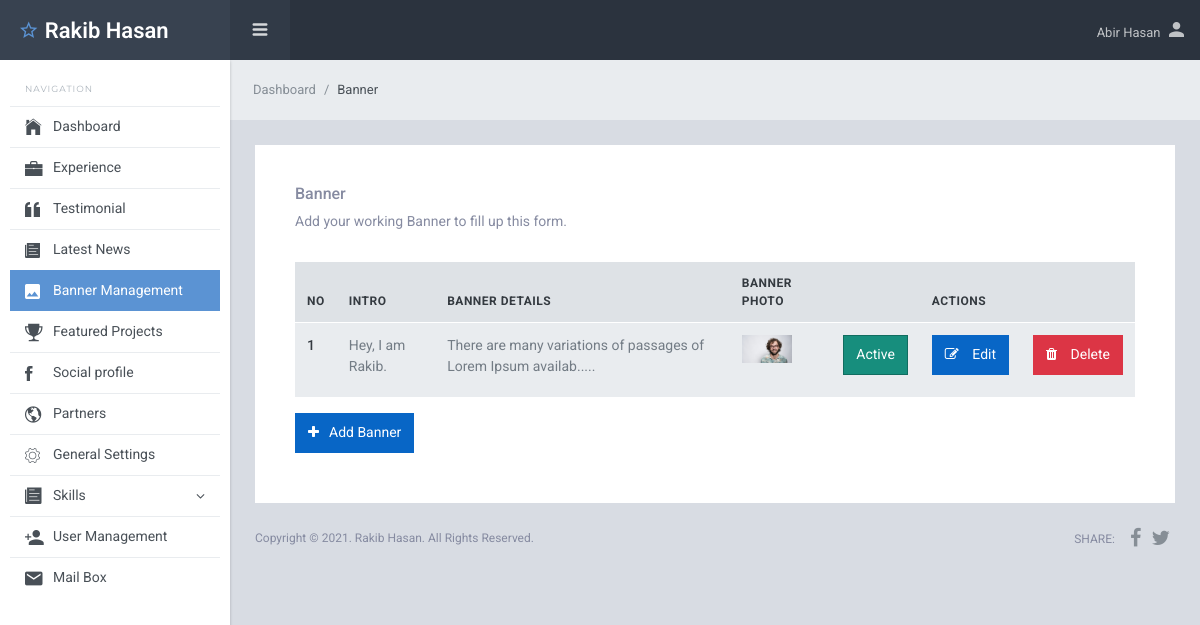
The app's page /admin/banner.php (signed in) with its own data.
### tables this page shows
CREATE TABLE `banner` (
  `id` int(11) NOT NULL,
  `intro` varchar(70) NOT NULL,
  `message` varchar(400) NOT NULL,
  `banner_photo` varchar(150) NOT NULL,
  `status` int(2) NOT NULL DEFAULT 1
);

### admin/inc/functions.inc.php (called while the page is built, shortened)
<?php
function db_connect()
{
    return $con = mysqli_connect("localhost", "root", "", "portfolio");
}
function select_all($table_name, $conditions = "")
{
    $select_query = mysqli_query(db_connect(), "SELECT * FROM $table_name $conditions");
    return $select_query;
}

### admin/banner.php (the view, shortened to what this page needs)
<?php
require_once('top.inc.php');
?>
<div class="sl-mainpanel">
    <nav class="breadcrumb sl-breadcrumb">
        <a class="breadcrumb-item" href="index.php">Dashboard</a>
        <span class="breadcrumb-item active">Banner</span>
    </nav>
    <div class="sl-pagebody">
        <div class="card pd-20 pd-sm-40">
            <h6 class="card-body-intro">Banner</h6>
            <p class="mg-b-20 mg-sm-b-30">Add your working Banner to fill up this form.</p>
            <div class="form-layout">
                <?php
                $row = mysqli_num_rows(select_all("banner", ""));
                if ($row < 1) {
                    echo "<h6 class='text-danger text-center'>* No banner added yet *</h6>";
                } else {
                ?>
                    <table class="table table-hover ">
                        <thead>
                            <tr>
                                <th scope="col">No</th>
                                <th scope="col">intro</th>
                                <th scope="col">banner Details</th>
                                <th scope="col">banner Photo</th>
                                <th width="10%" scope="col"></th>
                                <th width="10%" scope="col">Actions</th>
                                <th width="10%" scope="col"></th>
                            </tr>
                        </thead>
                        <tbody>
                            <?php
                            $i = 0;
                            foreach (select_all("banner", "") as $banner) :
                            ?>
                                <tr>
                                    <th scope="row"><?= ++$i ?></th>
                                    <td><?= $banner['intro'] ?></td>
                                    <td><?= mb_substr($banner['message'], 0, 60) . "....." ?></td>
                                    <td><img src="../img/banner/<?= $banner['banner_photo'] ?>" width="50"> </td>
                                    <td scope="col">
                                        <a class="text-white" href="submit_banner.php?id=<?= $banner['id'] ?>&task=update_status">
                                            <button class="btn <?= ($banner['status'] == 1) ? 'btn-teal active' : 'btn-warning' ?>  btn-block mg-b-10"><?= ($banner['status'] == 1) ? 'Active' : 'Deactive' ?></button>
                                        </a>
                                    </td>
                                    <td scope="col">
                                        <a class="text-white" href="manage_banner.php?id=<?= $banner['id'] ?>&task=edit">
                                            <button class="btn btn-primary btn-block mg-b-10"><i class="fa fa-edit mg-r-10"></i> Edit
                                            </button>
                                        </a>
                                    </td>
                                    <td scope="col">
                                        <button value="submit_banner.php?id=<?= $banner['id'] ?>&&task=delete" class="btn btn-danger delete_row btn-block mg-b-10"> <i class="fa fa-trash mg-r-10"></i> Delete</button>
                                    </td>
                                </tr>
                            <?php endforeach; ?>
                        </tbody>
                    </table>
                <?php } ?>
                <a href="manage_banner.php">
                    <button class="btn btn-primary mg-b-10"><i class="fa fa-plus mg-r-10"></i>Add Banner</button>
                </a>
            </div>
        </div>
    </div>
    <?php
    require_once "footer.inc.php";
    ?>

### records on screen
banner: intro "Hey, I am Rakib.", message "There are many variations of passages of Lorem Ipsum availab", banner_photo (picture), status "Active"

### other values on screen
$_SESSION['ADMIN_NAME'] "Abir Hasan"
